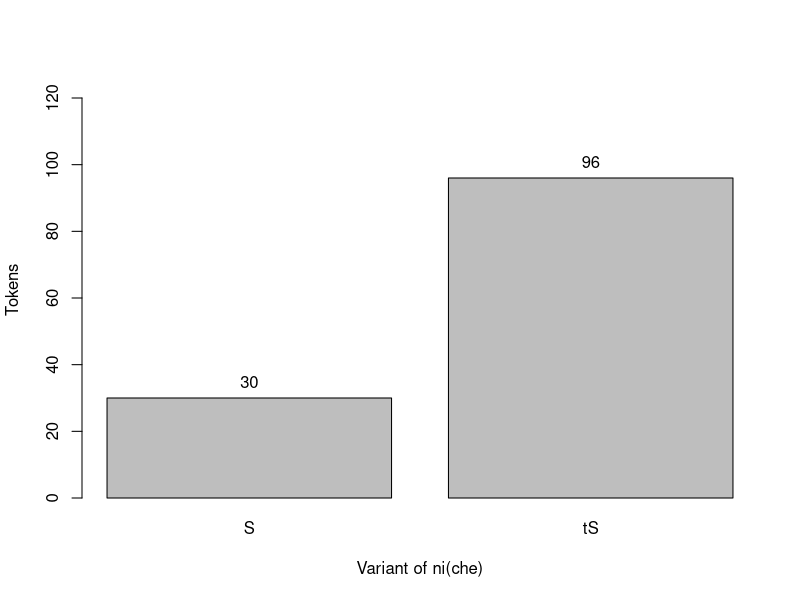
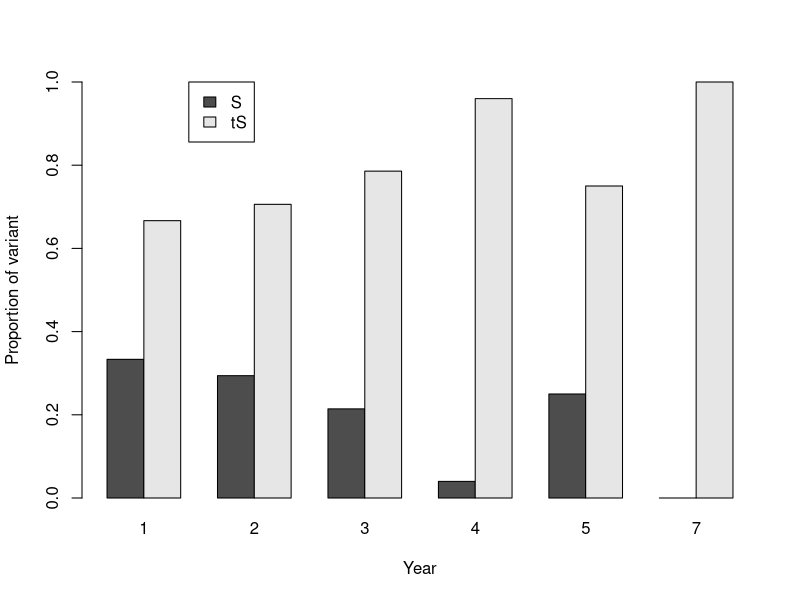

Write the R code that produced these figures, in order.
# This script analyzes the cleaned data in data_cleaned.csv from the Niche group project for my sociolinguistics course. Both tables and figures are generated here with ## ---- names for importing into Rtex writeup.

## ---- load_cleaned ----
data_cleaned <- read.csv("data_cleaned.csv",
                         header = TRUE)

## ---- load_packages ----
require("knitr")
require("plyr")

# Test of independance between nIche and niCHE
## ---- niche_niche_table ----
nIche_by_niCHE <- table(data_cleaned$nIche,
                        data_cleaned$niCHE)
kable(addmargins(nIche_by_niCHE),
      format = "latex")

## ---- niche_niche_chisq_perform ----
nIche_by_niCHE_chisq_result <- chisq.test(nIche_by_niCHE)
## ---- niche_niche_chisq_expected ----
kable(nIche_by_niCHE_chisq_result$expected,
      format = "latex",
      digits = 2)
## ---- niche_niche_chisq_result ----
nIche_by_niCHE_chisq_result
## ---- niche_niche_chisq_residuals ----
kable(nIche_by_niCHE_chisq_result$residuals,
      format = "latex",
      digits = 2)

## ---- niche_overall_barplot_make ----
niCHE_overall <- table(data_cleaned$niCHE)
## ---- niche_overall_barplot_view ----
niCHE_overall_barplot <- barplot(niCHE_overall,
                                   ylim = c(0,
                                            1.3*max(niCHE_overall)),
                                   ylab = "Tokens",
                                   xlab = "Variant of ni(che)")
text(niCHE_overall_barplot,
     y = niCHE_overall,
     label = niCHE_overall,
     pos = 3)
        
## ---- age_niche_table ----
# Exclude those with unknown ages
data_cleaned_sans_unknown_ages <- droplevels(data_cleaned[data_cleaned$Age != "Unknown",])

niCHE_by_Age <- table(data_cleaned_sans_unknown_ages$niCHE,
                            data_cleaned_sans_unknown_ages$Age)
colnames(niCHE_by_Age) <- c("20 or Younger",
                            "Early 20s",
                            "Mid 20s or Older")
kable(addmargins(niCHE_by_Age),
      format = "latex")

## --- age_niche_chisq_perform ----
niCHE_by_Age_chisq_result <- chisq.test(niCHE_by_Age)
## --- age_niche_chisq_expected ----
kable(niCHE_by_Age_chisq_result$expected,
      format = "latex",
      digits = 2)

## ---- age_niche_fish_perform ----
niCHE_by_Age_Fish_result <- fisher.test(niCHE_by_Age)
## ---- age_niche_fish_result ----
niCHE_by_Age_Fish_result
        
## ---- gender_niche_table ----
niCHE_by_Gender <- table(data_cleaned$niCHE,
                         data_cleaned$Gender)
kable(addmargins(niCHE_by_Gender),
      format = "latex")

## ---- gender_niche_chisq_perform ----
niCHE_by_Gender_chisq_result <- chisq.test(niCHE_by_Gender)
## ---- gender_niche_chisq_expected ----
kable(niCHE_by_Gender_chisq_result$expected,
      format = "latex",
      digits = 2)
## ---- gender_niche_chisq_result ----
niCHE_by_Gender_chisq_result
    
## ---- ethnicity_niche_table ----
niCHE_by_Ethnicity <- table(data_cleaned$niCHE,
                         data_cleaned$Ethnicity)
kable(addmargins(niCHE_by_Ethnicity),
      format = "latex")

## ---- ethnicity_niche_chisq_perform ----
niCHE_by_Ethnicity_chisq_result <- chisq.test(niCHE_by_Ethnicity)
## ---- ethnicity_niche_chisq_expected ----
kable(niCHE_by_Ethnicity_chisq_result$expected,
      format = "latex",
      digits = 2)

## ---- ethnicity_niche_fish_perform ----
niCHE_by_Ethnicity_Fish_result <- fisher.test(niCHE_by_Ethnicity)
## ---- ethnicity_niche_fish_result ----
niCHE_by_Ethnicity_Fish_result

## ---- location_niche_table ----
niCHE_by_Location <- table(data_cleaned$niCHE,
                         data_cleaned$Location)
colnames(niCHE_by_Location) <- c("Downtown",
                                 "North Campus",
                                 "South Campus")
kable(addmargins(niCHE_by_Location),
      format = "latex")

## ---- location_niche_chisq_perform ----
niCHE_by_Location_chisq_result <- chisq.test(niCHE_by_Location)
## ---- location_niche_chisq_expected ----
kable(niCHE_by_Location_chisq_result$expected,
      format = "latex",
      digits = 2)
## ---- location_niche_chisq_result ----
niCHE_by_Location_chisq_result

## ---- year_niche_table ----
# Exclude those with unknown ages or who were non-students, the non-students only numbering 2
data_cleaned_sans_unknown_and_nonstudent_years <- droplevels(data_cleaned[data_cleaned$Year != "Unknown" & data_cleaned$Year != "Not_student",])

niCHE_by_Year <- table(data_cleaned_sans_unknown_and_nonstudent_years$niCHE,
                       data_cleaned_sans_unknown_and_nonstudent_years$Year)
addmargins(niCHE_by_Year)
kable(addmargins(niCHE_by_Year),
      format = "latex")

## ---- year_niche_chisq_perform ----
niCHE_by_Year_chisq_result <- chisq.test(niCHE_by_Year)
## ---- year_niche_chisq_expected ----
kable(niCHE_by_Year_chisq_result$expected,
      format = "latex",
      digits = 2)

## ---- year_niche_fish_perform ----
niCHE_by_Year_Fish_result <- fisher.test(niCHE_by_Year)
## ---- year_niche_fish_result ----
niCHE_by_Year_Fish_result

## ---- year_niche_barplot_make ----
niCHE_by_Year_props <- prop.table(niCHE_by_Year,
                                  2)
## ---- year_niche_barplot_view ----
niCHE_by_Year_barplot <- barplot(niCHE_by_Year_props,
                                 beside = TRUE,
                                 ylim = c(0,
                                          1),
                                 xlab = "Year",
                                 ylab = "Proportion of variant",
                                 legend = c("S",
                                            "tS"),
                                 args.legend = list(x = 5,
                                                    y = 1))